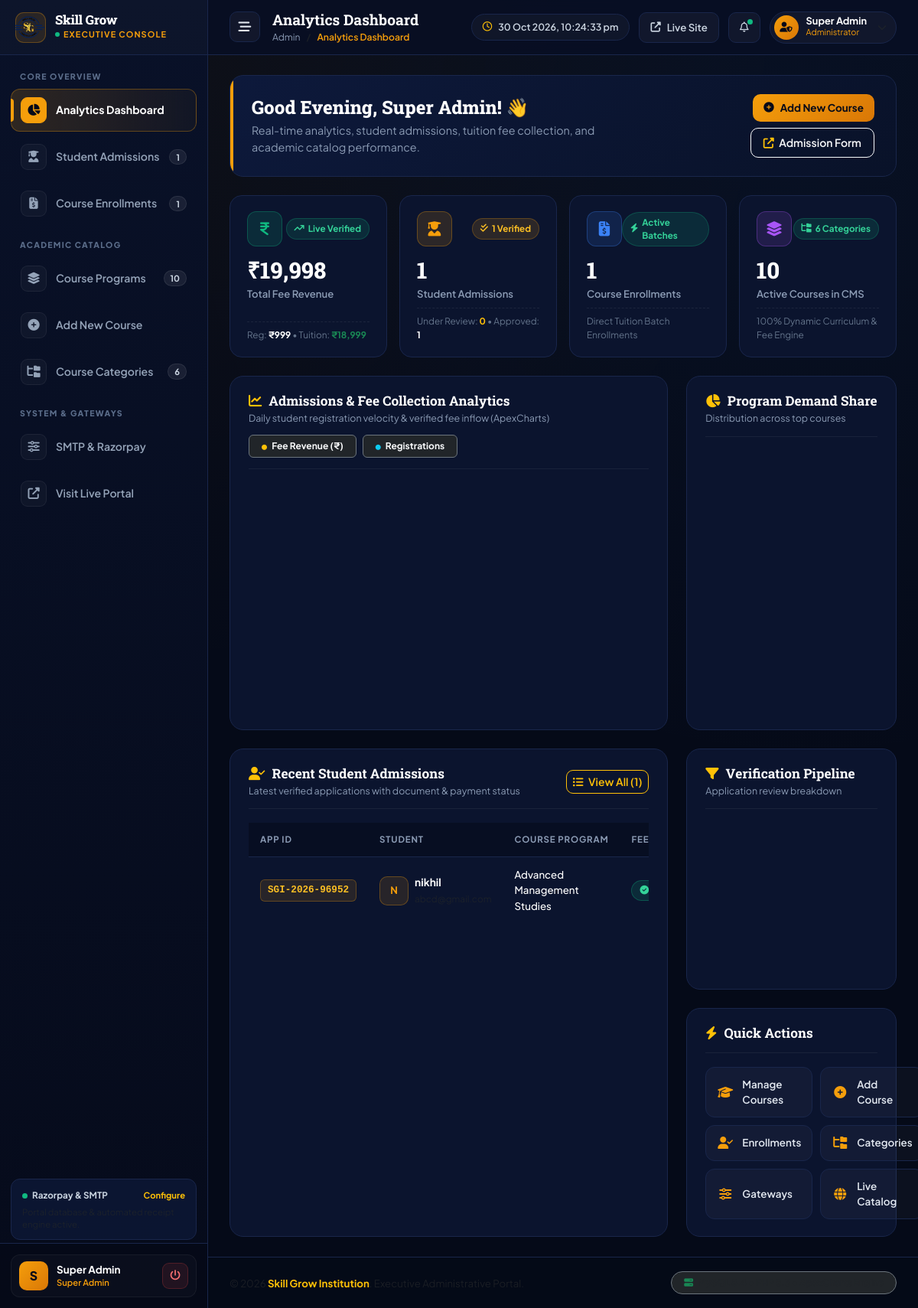
The page /admin/index.php (signed in) on the database its author committed.
### tables this page shows
CREATE TABLE `admissions` (
  `id` int NOT NULL,
  `student_id` varchar(30) DEFAULT NULL,
  `application_id` varchar(30) NOT NULL,
  `full_name` varchar(120) NOT NULL,
  `email` varchar(120) NOT NULL,
  `phone` varchar(20) NOT NULL,
  `course_name` varchar(150) NOT NULL,
  `qualification` varchar(100) DEFAULT NULL,
  `aadhaar_number` varchar(20) DEFAULT NULL,
  `fee_amount` decimal(10,2) DEFAULT '999.00',
  `payment_status` enum('paid','pending','failed') DEFAULT 'paid',
  `payment_method` varchar(50) DEFAULT 'UPI',
  `admission_status` enum('verified','under_review','approved','rejected') DEFAULT 'verified',
  `created_at` timestamp NULL DEFAULT CURRENT_TIMESTAMP,
  `photo_doc` varchar(255) DEFAULT NULL,
  `aadhaar_doc` varchar(255) DEFAULT NULL,
  `marksheet_doc` varchar(255) DEFAULT NULL,
  `razorpay_order_id` varchar(100) DEFAULT NULL,
  `razorpay_payment_id` varchar(100) DEFAULT NULL,
  `otp_code` varchar(10) DEFAULT NULL,
  `otp_verified` tinyint(1) DEFAULT '0'
);

### admin/index.php (the view, shortened to what this page needs)
<?php
require_once __DIR__ . '/config/db.php';
try {
    $stmtAdm = $pdo->query("
        SELECT
            COUNT(*) AS total,
            COALESCE(SUM(CASE WHEN payment_status = 'paid' THEN fee_amount ELSE 0 END), 0) AS paid_fees,
            COUNT(CASE WHEN admission_status IN ('verified', 'approved') THEN 1 END) AS verified_count,
            COUNT(CASE WHEN admission_status = 'under_review' THEN 1 END) AS review_count,
            COUNT(CASE WHEN admission_status = 'rejected' THEN 1 END) AS rejected_count
        FROM admissions
    ");
    $admRow = $stmtAdm->fetch() ?: [];
    $totalAdmissions = (int)($admRow['total'] ?? 0);
    $admissionFees   = (float)($admRow['paid_fees'] ?? 0);
    $verifiedCount   = (int)($admRow['verified_count'] ?? 0);
    $reviewCount     = (int)($admRow['review_count'] ?? 0);
    $stmtEnr = $pdo->query("
        SELECT
            COUNT(*) AS total_enr,
            COALESCE(SUM(CASE WHEN payment_status = 'paid' THEN fee_amount ELSE 0 END), 0) AS enr_revenue
        FROM course_enrollments
    ");
    $enrRow = $stmtEnr->fetch() ?: [];
    $totalEnrollments  = (int)($enrRow['total_enr'] ?? 0);
    $enrollmentRevenue = (float)($enrRow['enr_revenue'] ?? 0);
    $combinedRevenue = $admissionFees + $enrollmentRevenue;
    $activeCoursesCount = (int)($pdo->query("SELECT COUNT(*) FROM courses WHERE status = 'active'")->fetchColumn() ?: 0);
    $categoriesCount    = (int)($pdo->query("SELECT COUNT(*) FROM course_categories WHERE status = 'active'")->fetchColumn() ?: 0);
    $stmtRecent = $pdo->query("SELECT * FROM admissions ORDER BY id DESC LIMIT 6");
    $recentAdmissions = $stmtRecent->fetchAll();
} catch (PDOException $e) {
    $totalAdmissions   = 0;
    $admissionFees     = 0;
    $totalEnrollments  = 0;
    $enrollmentRevenue = 0;
    $combinedRevenue   = 0;
    $activeCoursesCount= 6;
    $categoriesCount   = 6;
    $verifiedCount     = 0;
    $reviewCount       = 0;
    $rejectedCount     = 0;
    $recentAdmissions  = [];
    $recentEnrollments = [];
    $chartCourseLabels = ['Web Engineering', 'Business Studies', 'Aviation Mgmt'];
    $chartCourseCounts = [3, 2, 1];
    $trendLabels       = ['Mon', 'Tue', 'Wed', 'Thu', 'Fri', 'Sat'];
    $trendAdmissions   = [1, 2, 1, 3, 2, 4];
    $trendRevenue      = [999, 1998, 999, 5997, 3996, 18999];
}
?>
<!DOCTYPE html>
<html lang="en">
<head>
  <link href="https://cdn.jsdelivr.net/npm/bootstrap@5.3.3/dist/css/bootstrap.min.css" rel="stylesheet">
  <link rel="stylesheet" href="https://cdnjs.cloudflare.com/ajax/libs/font-awesome/6.5.0/css/all.min.css" />
  <link rel="stylesheet" href="assets/css/admin.css">
</head>
<body>
  <div class="admin-layout-wrapper">
    <?php require_once __DIR__ . '/includes/sidebar.php'; ?>
    <div class="admin-main">
      <?php require_once __DIR__ . '/includes/header.php'; ?>
      <main class="admin-content">
        <div class="welcome-banner">
          <div class="row align-items-center">
            <div class="col-lg-7">
              <h2>Good <?= (date('H') < 12) ? 'Morning' : ((date('H') < 17) ? 'Afternoon' : 'Evening') ?>, <?= htmlspecialchars($_SESSION['admin_name'] ?? 'Super Admin') ?>! 👋</h2>
              <p>Real-time analytics, student admissions, tuition fee collection, and academic catalog performance.</p>
            </div>
            <div class="col-lg-5 text-lg-end mt-3 mt-lg-0 d-flex flex-wrap gap-2 justify-content-lg-end">
              <a href="course-add.php" class="btn-gold btn-sm">
                <i class="fas fa-plus-circle"></i> Add New Course
              </a>
              <a href="../register.php" target="_blank" class="btn btn-outline-light btn-sm px-3 py-2" style="border-radius: 10px; font-weight: 600;">
                <i class="fas fa-external-link-alt me-1 text-warning"></i> Admission Form
              </a>
            </div>
          </div>
        </div>
        <div class="row g-3 mb-4">
          <div class="col-sm-6 col-xl-3">
            <div class="stat-card">
              <div>
                <div class="stat-header">
                  <div class="stat-icon-wrapper stat-icon-green">
                    <i class="fas fa-indian-rupee-sign"></i>
                  </div>
                  <span class="stat-trend stat-trend-up">
                    <i class="fas fa-arrow-trend-up"></i> Live Verified
                  </span>
                </div>
                <div class="stat-value">₹<?= number_format($combinedRevenue, 0) ?></div>
                <p class="stat-label">Total Fee Revenue</p>
              </div>
              <div class="stat-subtext">
                Reg: <strong class="text-white">₹<?= number_format($admissionFees, 0) ?></strong> • Tuition: <strong class="text-success">₹<?= number_format($enrollmentRevenue, 0) ?></strong>
              </div>
            </div>
          </div>
          <div class="col-sm-6 col-xl-3">
            <div class="stat-card">
              <div>
                <div class="stat-header">
                  <div class="stat-icon-wrapper stat-icon-gold">
                    <i class="fas fa-user-graduate"></i>
                  </div>
                  <span class="stat-trend stat-trend-gold">
                    <i class="fas fa-check-double"></i> <?= $verifiedCount ?> Verified
                  </span>
                </div>
                <div class="stat-value"><?= number_format($totalAdmissions) ?></div>
                <p class="stat-label">Student Admissions</p>
              </div>
              <div class="stat-subtext">
                Under Review: <strong class="text-warning"><?= $reviewCount ?></strong> • Approved: <strong class="text-white"><?= $verifiedCount ?></strong>
              </div>
            </div>
          </div>
          <div class="col-sm-6 col-xl-3">
            <div class="stat-card">
              <div>
                <div class="stat-header">
                  <div class="stat-icon-wrapper stat-icon-blue">
                    <i class="fas fa-file-invoice-dollar"></i>
                  </div>
                  <span class="stat-trend stat-trend-up">
                    <i class="fas fa-bolt"></i> Active Batches
                  </span>
                </div>
                <div class="stat-value"><?= number_format($totalEnrollments) ?></div>
                <p class="stat-label">Course Enrollments</p>
              </div>
              <div class="stat-subtext">
                Direct Tuition Batch Enrollments
              </div>
            </div>
          </div>
          <div class="col-sm-6 col-xl-3">
            <div class="stat-card">
              <div>
                <div class="stat-header">
                  <div class="stat-icon-wrapper stat-icon-purple">
                    <i class="fas fa-layer-group"></i>
                  </div>
                  <span class="stat-trend stat-trend-up">
                    <i class="fas fa-folder-tree"></i> <?= $categoriesCount ?> Categories
                  </span>
                </div>
                <div class="stat-value"><?= number_format($activeCoursesCount) ?></div>
                <p class="stat-label">Active Courses in CMS</p>
              </div>
              <div class="stat-subtext">
                100% Dynamic Curriculum & Fee Engine
              </div>
            </div>
          </div>
        </div>
        <div class="row g-4 mb-4">
          <div class="col-xl-8">
            <div class="bento-card h-100">
              <div class="bento-header">
                <div>
                  <h3 class="bento-title">
                    <i class="fas fa-chart-line text-warning"></i> Admissions & Fee Collection Analytics
                  </h3>
                  <p class="bento-subtitle">Daily student registration velocity & verified fee inflow (ApexCharts)</p>
                </div>
                <div class="d-flex align-items-center gap-2">
                  <span class="badge bg-dark border border-secondary text-light px-3 py-2" style="font-size: 0.75rem;">
                    <i class="fas fa-circle text-warning me-1" style="font-size: 7px;"></i> Fee Revenue (₹)
                  </span>
                  <span class="badge bg-dark border border-secondary text-light px-3 py-2" style="font-size: 0.75rem;">
                    <i class="fas fa-circle text-info me-1" style="font-size: 7px;"></i> Registrations
                  </span>
                </div>
              </div>
              <div id="revenueAdmissionsChart" class="chart-box"></div>
            </div>
          </div>
          <div class="col-xl-4">
            <div class="bento-card h-100" id="feeSection">
              <div class="bento-header">
                <div>
                  <h3 class="bento-title">
                    <i class="fas fa-chart-pie text-warning"></i> Program Demand Share
                  </h3>
                  <p class="bento-subtitle">Distribution across top courses</p>
                </div>
              </div>
              <div id="courseDistributionChart" class="chart-box d-flex align-items-center justify-content-center"></div>
            </div>
          </div>
        </div>
        <div class="row g-4">
          <div class="col-xl-8">
            <div class="bento-card h-100" id="admissionsSection">
              <div class="bento-header">
                <div>
                  <h3 class="bento-title">
                    <i class="fas fa-user-check text-warning"></i> Recent Student Admissions
                  </h3>
                  <p class="bento-subtitle">Latest verified applications with document & payment status</p>
                </div>
                <a href="admissions.php" class="btn btn-outline-warning btn-sm" style="border-radius: 9px; font-weight: 600;">
                  <i class="fas fa-list-ul me-1"></i> View All (<?= $totalAdmissions ?>)
                </a>
              </div>
              <div class="table-responsive">
                <table class="admin-table">
                  <thead>
                    <tr>
                      <th>App ID</th>
                      <th>Student</th>
                      <th>Course Program</th>
                      <th>Fee Paid</th>
                    </tr>
                  </thead>
                  <tbody>
                    <?php if (!empty($recentAdmissions)): ?>
                      <?php foreach ($recentAdmissions as $row): ?>
                        <tr>
                          <td>
                            <span class="app-id-badge"><?= htmlspecialchars($row['application_id']) ?></span>
                          </td>
                          <td>
                            <div class="d-flex align-items-center gap-2">
                              <div class="student-avatar-thumb">
                                <?= strtoupper(substr($row['full_name'] ?? 'S', 0, 1)) ?>
                              </div>
                              <div>
                                <div class="fw-bold text-white" style="font-size: 0.86rem;"><?= htmlspecialchars($row['full_name']) ?></div>
                                <small class="text-muted" style="font-size: 0.74rem;"><?= htmlspecialchars($row['email']) ?></small>
                              </div>
                            </div>
                          </td>
                          <td>
                            <span class="text-white fw-medium" style="font-size: 0.83rem;"><?= htmlspecialchars($row['course_name']) ?></span>
                          </td>
                          <td>
                            <span class="status-pill status-paid">
                              <i class="fas fa-check-circle"></i> ₹<?= number_format((float)$row['fee_amount'], 0) ?>
                            </span>
                          </td>
                        </tr>
                      <?php endforeach; ?>
                    <?php endif; ?>
                  </tbody>
                </table>
              </div>
            </div>
          </div>
          <div class="col-xl-4">
            <div class="bento-card mb-4">
              <div class="bento-header">
                <div>
                  <h3 class="bento-title">
                    <i class="fas fa-filter text-warning"></i> Verification Pipeline
                  </h3>
                  <p class="bento-subtitle">Application review breakdown</p>
                </div>
              </div>
              <div id="statusPipelineChart" style="min-height: 195px;"></div>
            </div>
            <div class="bento-card mb-0">
              <div class="bento-header">
                <h3 class="bento-title">
                  <i class="fas fa-bolt text-warning"></i> Quick Actions
                </h3>
              </div>
              <div class="quick-action-grid">
                <a href="courses.php" class="quick-action-btn">
                  <i class="fas fa-graduation-cap"></i>
                  <span>Manage Courses</span>
                </a>
                <a href="course-add.php" class="quick-action-btn">
                  <i class="fas fa-plus-circle"></i>
                  <span>Add Course</span>
                </a>
                <a href="enrollments.php" class="quick-action-btn">
                  <i class="fas fa-user-check"></i>
                  <span>Enrollments</span>
                </a>
                <a href="categories.php" class="quick-action-btn">
                  <i class="fas fa-folder-tree"></i>
                  <span>Categories</span>
                </a>
                <a href="settings.php" class="quick-action-btn">
                  <i class="fas fa-sliders-h"></i>
                  <span>Gateways</span>
                </a>
                <a href="../explore-course.php" target="_blank" class="quick-action-btn">
                  <i class="fas fa-globe"></i>
                  <span>Live Catalog</span>
                </a>
              </div>
            </div>
          </div>
        </div>
      </main>
      <?php require_once __DIR__ . '/includes/footer.php'; ?>

### rows shown on the page
admissions: application "SGI-2026-96952", full_name "N", full_name "nikhil", course_name "Advanced Management Studies"

### other values the page prints
$sbAdmCount "1"
$sbEnrCount "1"
$sbCourseCount "10"
$sbCatCount "6"
substr($_SESSION['admin_name'] ?? 'S', 0, 1) "S"
$_SESSION['admin_name'] "Super Admin"
str_replace('_', ' ', $_SESSION['admin_role'] ?? 'super_admin') "Super Admin"
$pageTitle "Analytics Dashboard"
$combinedRevenue "19,998"
$admissionFees "999"
$enrollmentRevenue "18,999"
$verifiedCount "1"
$totalAdmissions "1"
$reviewCount "0"
$totalEnrollments "1"
